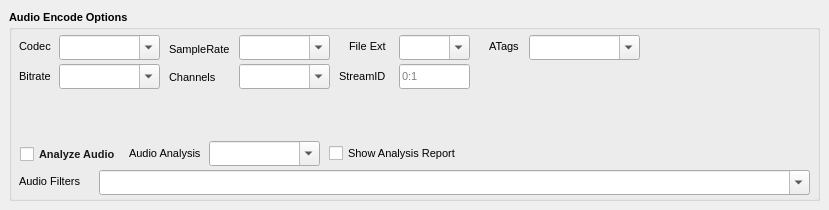
      <widget class="QWidget" name="tabAudio">
       <attribute name="title">
        <string>Audio</string>
       </attribute>
       <widget class="QGroupBox" name="groupAudioOptions">
        <property name="geometry">
         <rect>
          <x>9</x>
          <y>10</y>
          <width>811</width>
          <height>191</height>
         </rect>
        </property>
        <property name="font">
         <font>
          <pointsize>8</pointsize>
          <italic>false</italic>
          <bold>true</bold>
         </font>
        </property>
        <property name="toolTip">
         <string>If applicable, all blank fields will follow the input source.</string>
        </property>
        <property name="title">
         <string>Audio Encode Options</string>
        </property>
        <widget class="QComboBox" name="AudioCodec">
         <property name="enabled">
          <bool>true</bool>
         </property>
         <property name="geometry">
          <rect>
           <x>50</x>
           <y>25</y>
           <width>101</width>
           <height>25</height>
          </rect>
         </property>
         <property name="font">
          <font>
           <pointsize>8</pointsize>
           <italic>false</italic>
           <bold>false</bold>
          </font>
         </property>
         <property name="toolTip">
          <string>Audio Codec: Adds the flag -c:a to the command line.
If you need a codec not listed, simply type it in.
Choosing 'copy' locks most audio options (bitrate, sample rate, channels, filters, etc).
</string>
         </property>
         <property name="editable">
          <bool>true</bool>
         </property>
         <property name="currentIndex">
          <number>0</number>
         </property>
         <property name="placeholderText">
          <string/>
         </property>
         <item>
          <property name="text">
           <string/>
          </property>
         </item>
         <item>
          <property name="text">
           <string>copy</string>
          </property>
         </item>
         <item>
          <property name="text">
           <string>aac</string>
          </property>
         </item>
         <item>
          <property name="text">
           <string>ac3</string>
          </property>
         </item>
         <item>
          <property name="text">
           <string>ac3_fixed</string>
          </property>
         </item>
         <item>
          <property name="text">
           <string>ape</string>
          </property>
         </item>
         <item>
          <property name="text">
           <string>dts</string>
          </property>
         </item>
         <item>
          <property name="text">
           <string>flac</string>
          </property>
         </item>
         <item>
          <property name="text">
           <string>libopus</string>
          </property>
         </item>
         <item>
          <property name="text">
           <string>libvorbis</string>
          </property>
         </item>
         <item>
          <property name="text">
           <string>mp2</string>
          </property>
         </item>
         <item>
          <property name="text">
           <string>mp3</string>
          </property>
         </item>
         <item>
          <property name="text">
           <string>pcm_s16le</string>
          </property>
         </item>
         <item>
          <property name="text">
           <string>pcm_s24le</string>
          </property>
         </item>
         <item>
          <property name="text">
           <string>pcm_s32le</string>
          </property>
         </item>
        </widget>
        <widget class="QLabel" name="l_AudioCodec">
         <property name="geometry">
          <rect>
           <x>10</x>
           <y>28</y>
           <width>41</width>
           <height>17</height>
          </rect>
         </property>
         <property name="font">
          <font>
           <pointsize>8</pointsize>
           <italic>false</italic>
           <bold>false</bold>
          </font>
         </property>
         <property name="text">
          <string>Codec</string>
         </property>
        </widget>
        <widget class="QLabel" name="l_AudioBitrate">
         <property name="geometry">
          <rect>
           <x>10</x>
           <y>58</y>
           <width>41</width>
           <height>17</height>
          </rect>
         </property>
         <property name="font">
          <font>
           <pointsize>8</pointsize>
           <italic>false</italic>
           <bold>false</bold>
          </font>
         </property>
         <property name="text">
          <string>Bitrate</string>
         </property>
        </widget>
        <widget class="QComboBox" name="AudioBitrate">
         <property name="enabled">
          <bool>true</bool>
         </property>
         <property name="geometry">
          <rect>
           <x>50</x>
           <y>54</y>
           <width>101</width>
           <height>25</height>
          </rect>
         </property>
         <property name="font">
          <font>
           <pointsize>8</pointsize>
           <italic>false</italic>
           <bold>false</bold>
          </font>
         </property>
         <property name="toolTip">
          <string>Audio Bitrate: Adds the flag -b:a to the command line.
Commonly used for lossy audio formats.
ie. aac, mp3, ogg, etc</string>
         </property>
         <property name="editable">
          <bool>true</bool>
         </property>
         <property name="currentIndex">
          <number>0</number>
         </property>
         <property name="placeholderText">
          <string/>
         </property>
         <item>
          <property name="text">
           <string/>
          </property>
         </item>
         <item>
          <property name="text">
           <string>13k</string>
          </property>
         </item>
         <item>
          <property name="text">
           <string>16k</string>
          </property>
         </item>
         <item>
          <property name="text">
           <string>32k</string>
          </property>
         </item>
         <item>
          <property name="text">
           <string>64k</string>
          </property>
         </item>
         <item>
          <property name="text">
           <string>80k</string>
          </property>
         </item>
         <item>
          <property name="text">
           <string>96k</string>
          </property>
         </item>
         <item>
          <property name="text">
           <string>112k</string>
          </property>
         </item>
         <item>
          <property name="text">
           <string>128k</string>
          </property>
         </item>
         <item>
          <property name="text">
           <string>160k</string>
          </property>
         </item>
         <item>
          <property name="text">
           <string>192k</string>
          </property>
         </item>
         <item>
          <property name="text">
           <string>224k</string>
          </property>
         </item>
         <item>
          <property name="text">
           <string>256k</string>
          </property>
         </item>
         <item>
          <property name="text">
           <string>320k</string>
          </property>
         </item>
         <item>
          <property name="text">
           <string>448k</string>
          </property>
         </item>
        </widget>
        <widget class="QLabel" name="l_AudioSampleRate">
         <property name="geometry">
          <rect>
           <x>160</x>
           <y>29</y>
           <width>61</width>
           <height>20</height>
          </rect>
         </property>
         <property name="font">
          <font>
           <pointsize>8</pointsize>
           <italic>false</italic>
           <bold>false</bold>
          </font>
         </property>
         <property name="text">
          <string>SampleRate</string>
         </property>
        </widget>
        <widget class="QComboBox" name="AudioSampleRate">
         <property name="enabled">
          <bool>true</bool>
         </property>
         <property name="geometry">
          <rect>
           <x>230</x>
           <y>25</y>
           <width>91</width>
           <height>25</height>
          </rect>
         </property>
         <property name="font">
          <font>
           <pointsize>8</pointsize>
           <italic>false</italic>
           <bold>false</bold>
          </font>
         </property>
         <property name="toolTip">
          <string>Audio Samplerate:Adds the flag -ar to the command line</string>
         </property>
         <property name="editable">
          <bool>true</bool>
         </property>
         <property name="currentIndex">
          <number>0</number>
         </property>
         <property name="placeholderText">
          <string/>
         </property>
         <item>
          <property name="text">
           <string/>
          </property>
         </item>
         <item>
          <property name="text">
           <string>8000</string>
          </property>
         </item>
         <item>
          <property name="text">
           <string>11025</string>
          </property>
         </item>
         <item>
          <property name="text">
           <string>22050</string>
          </property>
         </item>
         <item>
          <property name="text">
           <string>32000</string>
          </property>
         </item>
         <item>
          <property name="text">
           <string>44100</string>
          </property>
         </item>
         <item>
          <property name="text">
           <string>48000</string>
          </property>
         </item>
         <item>
          <property name="text">
           <string>88200</string>
          </property>
         </item>
         <item>
          <property name="text">
           <string>96000</string>
          </property>
         </item>
         <item>
          <property name="text">
           <string>176400</string>
          </property>
         </item>
         <item>
          <property name="text">
           <string>192000</string>
          </property>
         </item>
         <item>
          <property name="text">
           <string>352800</string>
          </property>
         </item>
         <item>
          <property name="text">
           <string>384000</string>
          </property>
         </item>
        </widget>
        <widget class="QLabel" name="l_AudioExtension">
         <property name="geometry">
          <rect>
           <x>340</x>
           <y>28</y>
           <width>62</width>
           <height>17</height>
          </rect>
         </property>
         <property name="font">
          <font>
           <pointsize>8</pointsize>
           <italic>false</italic>
           <bold>false</bold>
          </font>
         </property>
         <property name="text">
          <string>File Ext</string>
         </property>
        </widget>
        <widget class="QComboBox" name="AudioExtension">
         <property name="enabled">
          <bool>true</bool>
         </property>
         <property name="geometry">
          <rect>
           <x>390</x>
           <y>25</y>
           <width>71</width>
           <height>25</height>
          </rect>
         </property>
         <property name="font">
          <font>
           <pointsize>8</pointsize>
           <italic>false</italic>
           <bold>false</bold>
          </font>
         </property>
         <property name="toolTip">
          <string>Audio File Extension: This is mutually exclusive with
Video Muxer. You CANNOT use both. It will not work.
This flag is for audio only factories. 
Do NOT use with video streams.</string>
         </property>
         <property name="editable">
          <bool>true</bool>
         </property>
         <property name="currentIndex">
          <number>0</number>
         </property>
         <property name="placeholderText">
          <string/>
         </property>
         <item>
          <property name="text">
           <string/>
          </property>
         </item>
         <item>
          <property name="text">
           <string>.aac</string>
          </property>
         </item>
         <item>
          <property name="text">
           <string>.ac3</string>
          </property>
         </item>
         <item>
          <property name="text">
           <string>.ape</string>
          </property>
         </item>
         <item>
          <property name="text">
           <string>.dts</string>
          </property>
         </item>
         <item>
          <property name="text">
           <string>.flac</string>
          </property>
         </item>
         <item>
          <property name="text">
           <string>.mp2</string>
          </property>
         </item>
         <item>
          <property name="text">
           <string>.mp3</string>
          </property>
         </item>
         <item>
          <property name="text">
           <string>.m4a</string>
          </property>
         </item>
         <item>
          <property name="text">
           <string>.ogg</string>
          </property>
         </item>
         <item>
          <property name="text">
           <string>.wav</string>
          </property>
         </item>
        </widget>
        <widget class="QComboBox" name="AudioChannels">
         <property name="enabled">
          <bool>true</bool>
         </property>
         <property name="geometry">
          <rect>
           <x>230</x>
           <y>54</y>
           <width>91</width>
           <height>25</height>
          </rect>
         </property>
         <property name="font">
          <font>
           <pointsize>8</pointsize>
           <italic>false</italic>
           <bold>false</bold>
          </font>
         </property>
         <property name="toolTip">
          <string>Audio Channels:Adds the flag -ac to the command line</string>
         </property>
         <property name="editable">
          <bool>true</bool>
         </property>
         <property name="currentIndex">
          <number>0</number>
         </property>
         <property name="placeholderText">
          <string/>
         </property>
         <item>
          <property name="text">
           <string/>
          </property>
         </item>
         <item>
          <property name="text">
           <string>1</string>
          </property>
         </item>
         <item>
          <property name="text">
           <string>2</string>
          </property>
         </item>
         <item>
          <property name="text">
           <string>3</string>
          </property>
         </item>
         <item>
          <property name="text">
           <string>6</string>
          </property>
         </item>
         <item>
          <property name="text">
           <string>8</string>
          </property>
         </item>
         <item>
          <property name="text">
           <string>10</string>
          </property>
         </item>
        </widget>
        <widget class="QLabel" name="l_AudioChannels">
         <property name="geometry">
          <rect>
           <x>160</x>
           <y>57</y>
           <width>51</width>
           <height>20</height>
          </rect>
         </property>
         <property name="font">
          <font>
           <pointsize>8</pointsize>
           <italic>false</italic>
           <bold>false</bold>
          </font>
         </property>
         <property name="text">
          <string>Channels</string>
         </property>
        </widget>
        <widget class="QLineEdit" name="AudioStreamID">
         <property name="geometry">
          <rect>
           <x>390</x>
           <y>54</y>
           <width>71</width>
           <height>25</height>
          </rect>
         </property>
         <property name="font">
          <font>
           <pointsize>8</pointsize>
           <italic>false</italic>
           <bold>false</bold>
          </font>
         </property>
         <property name="toolTip">
          <string>StreamID: Adds the flag -stringid:a to the command line</string>
         </property>
         <property name="placeholderText">
          <string>0:1</string>
         </property>
        </widget>
        <widget class="QLabel" name="l_AudioStreamID">
         <property name="geometry">
          <rect>
           <x>330</x>
           <y>58</y>
           <width>51</width>
           <height>17</height>
          </rect>
         </property>
         <property name="font">
          <font>
           <pointsize>8</pointsize>
           <italic>false</italic>
           <bold>false</bold>
          </font>
         </property>
         <property name="text">
          <string>StreamID</string>
         </property>
        </widget>
        <widget class="QLabel" name="l_audioFiltersCombo">
         <property name="geometry">
          <rect>
           <x>10</x>
           <y>163</y>
           <width>62</width>
           <height>17</height>
          </rect>
         </property>
         <property name="font">
          <font>
           <pointsize>8</pointsize>
           <italic>false</italic>
           <bold>false</bold>
          </font>
         </property>
         <property name="text">
          <string>Audio Filters</string>
         </property>
        </widget>
        <widget class="QComboBox" name="audioFiltersCombo">
         <property name="enabled">
          <bool>true</bool>
         </property>
         <property name="geometry">
          <rect>
           <x>90</x>
           <y>160</y>
           <width>711</width>
           <height>25</height>
          </rect>
         </property>
         <property name="font">
          <font>
           <family>Sans Serif</family>
           <pointsize>8</pointsize>
           <italic>false</italic>
           <bold>false</bold>
          </font>
         </property>
         <property name="toolTip">
          <string>Audio Filters: (-af)
Multiple filters can be chained with commas
(e.g., aresample=48000,volume=2.0).
Hover to see full content. Also see FFmpeg help.</string>
         </property>
         <property name="editable">
          <bool>true</bool>
         </property>
         <property name="currentIndex">
          <number>0</number>
         </property>
         <property name="placeholderText">
          <string/>
         </property>
         <item>
          <property name="text">
           <string/>
          </property>
         </item>
         <item>
          <property name="text">
           <string>amix=</string>
          </property>
         </item>
         <item>
          <property name="text">
           <string>loudnorm=</string>
          </property>
         </item>
         <item>
          <property name="text">
           <string>dynaudnorm=</string>
          </property>
         </item>
         <item>
          <property name="text">
           <string>compand=</string>
          </property>
         </item>
         <item>
          <property name="text">
           <string>equalizer=</string>
          </property>
         </item>
         <item>
          <property name="text">
           <string>highpass=</string>
          </property>
         </item>
         <item>
          <property name="text">
           <string>lowpass=</string>
          </property>
         </item>
         <item>
          <property name="text">
           <string>bass=</string>
          </property>
         </item>
         <item>
          <property name="text">
           <string>treble=</string>
          </property>
         </item>
         <item>
          <property name="text">
           <string>pan=</string>
          </property>
         </item>
         <item>
          <property name="text">
           <string>silenceremove=</string>
          </property>
         </item>
         <item>
          <property name="text">
           <string>volume=</string>
          </property>
         </item>
         <item>
          <property name="text">
           <string>aresample=</string>
          </property>
         </item>
         <item>
          <property name="text">
           <string/>
          </property>
         </item>
         <item>
          <property name="text">
           <string>--PRESETS--</string>
          </property>
         </item>
         <item>
          <property name="text">
           <string>loudnorm=I=-16:TP=-1.5:LRA=11</string>
          </property>
         </item>
         <item>
          <property name="text">
           <string>loudnorm=I=-24:TP=-1.5:LRA=11</string>
          </property>
         </item>
         <item>
          <property name="text">
           <string>amix=inputs=2</string>
          </property>
         </item>
         <item>
          <property name="text">
           <string>volume=1.5</string>
          </property>
         </item>
         <item>
          <property name="text">
           <string>equalizer=f=1000:t=q:w=1:g=3</string>
          </property>
         </item>
         <item>
          <property name="text">
           <string>highpass=f=100</string>
          </property>
         </item>
         <item>
          <property name="text">
           <string>lowpass=f=10000</string>
          </property>
         </item>
         <item>
          <property name="text">
           <string>bass=g=5</string>
          </property>
         </item>
         <item>
          <property name="text">
           <string>treble=g=5</string>
          </property>
         </item>
         <item>
          <property name="text">
           <string>aresample=dither_method=triangler</string>
          </property>
         </item>
         <item>
          <property name="text">
           <string>aresample=dither_method=triangler_hp</string>
          </property>
         </item>
        </widget>
        <widget class="QLabel" name="l_AudioAnalysisType">
         <property name="enabled">
          <bool>true</bool>
         </property>
         <property name="geometry">
          <rect>
           <x>120</x>
           <y>135</y>
           <width>81</width>
           <height>17</height>
          </rect>
         </property>
         <property name="font">
          <font>
           <pointsize>8</pointsize>
           <italic>false</italic>
           <bold>false</bold>
          </font>
         </property>
         <property name="text">
          <string>Audio Analysis</string>
         </property>
        </widget>
        <widget class="QComboBox" name="AudioAnalysisType">
         <property name="enabled">
          <bool>true</bool>
         </property>
         <property name="geometry">
          <rect>
           <x>200</x>
           <y>131</y>
           <width>111</width>
           <height>25</height>
          </rect>
         </property>
         <property name="font">
          <font>
           <pointsize>8</pointsize>
           <italic>false</italic>
           <bold>false</bold>
          </font>
         </property>
         <property name="toolTip">
          <string>Only supports loudnorm for now.
You must enable Analyze Audio to enable this.
More may be added later</string>
         </property>
         <property name="editable">
          <bool>true</bool>
         </property>
         <property name="currentIndex">
          <number>0</number>
         </property>
         <property name="placeholderText">
          <string/>
         </property>
         <item>
          <property name="text">
           <string/>
          </property>
         </item>
         <item>
          <property name="text">
           <string>loudnorm</string>
          </property>
         </item>
         <item>
          <property name="text">
           <string>volumedetect</string>
          </property>
         </item>
        </widget>
        <widget class="QCheckBox" name="checkShowAudioAnalysisReport">
         <property name="geometry">
          <rect>
           <x>320</x>
           <y>133</y>
           <width>131</width>
           <height>20</height>
          </rect>
         </property>
         <property name="font">
          <font>
           <pointsize>8</pointsize>
           <italic>false</italic>
           <bold>false</bold>
          </font>
         </property>
         <property name="toolTip">
          <string>This will show you the results of the analysis.
Analysis Only: Media file will not be rendered when checked.</string>
         </property>
         <property name="text">
          <string>Show Analysis Report</string>
         </property>
        </widget>
        <widget class="QCheckBox" name="checkAnalyzeAudio">
         <property name="enabled">
          <bool>true</bool>
         </property>
         <property name="geometry">
          <rect>
           <x>11</x>
           <y>134</y>
           <width>101</width>
           <height>20</height>
          </rect>
         </property>
         <property name="palette">
          <palette>
           <active>
            <colorrole role="WindowText">
             <brush brushstyle="SolidPattern">
              <color alpha="255">
               <red>26</red>
               <green>26</green>
               <blue>26</blue>
              </color>
             </brush>
            </colorrole>
            <colorrole role="Text">
             <brush brushstyle="SolidPattern">
              <color alpha="255">
               <red>26</red>
               <green>26</green>
               <blue>26</blue>
              </color>
             </brush>
            </colorrole>
           </active>
           <inactive>
            <colorrole role="WindowText">
             <brush brushstyle="SolidPattern">
              <color alpha="255">
               <red>26</red>
               <green>26</green>
               <blue>26</blue>
              </color>
             </brush>
            </colorrole>
            <colorrole role="Text">
             <brush brushstyle="SolidPattern">
              <color alpha="255">
               <red>26</red>
               <green>26</green>
               <blue>26</blue>
              </color>
             </brush>
            </colorrole>
           </inactive>
           <disabled>
            <colorrole role="WindowText">
             <brush brushstyle="SolidPattern">
              <color alpha="255">
               <red>13</red>
               <green>13</green>
               <blue>13</blue>
              </color>
             </brush>
            </colorrole>
            <colorrole role="Text">
             <brush brushstyle="SolidPattern">
              <color alpha="255">
               <red>13</red>
               <green>13</green>
               <blue>13</blue>
              </color>
             </brush>
            </colorrole>
           </disabled>
          </palette>
         </property>
         <property name="font">
          <font>
           <pointsize>8</pointsize>
           <italic>false</italic>
           <bold>true</bold>
          </font>
         </property>
         <property name="toolTip">
          <string>This will create a pass to analyze the audio of the input file.
It will use this temporary file in order to make
adjustments to parameters such as loudnorm, TP and LRA.</string>
         </property>
         <property name="text">
          <string>Analyze Audio</string>
         </property>
        </widget>
        <widget class="QLabel" name="l_AudioTags">
         <property name="enabled">
          <bool>true</bool>
         </property>
         <property name="geometry">
          <rect>
           <x>480</x>
           <y>28</y>
           <width>41</width>
           <height>17</height>
          </rect>
         </property>
         <property name="font">
          <font>
           <pointsize>8</pointsize>
           <italic>false</italic>
           <bold>false</bold>
          </font>
         </property>
         <property name="toolTip">
          <string>Add Specific audio tags. Adds -tag:a to command line.</string>
         </property>
         <property name="text">
          <string>ATags</string>
         </property>
        </widget>
        <widget class="QComboBox" name="AudioTags">
         <property name="enabled">
          <bool>true</bool>
         </property>
         <property name="geometry">
          <rect>
           <x>520</x>
           <y>25</y>
           <width>111</width>
           <height>25</height>
          </rect>
         </property>
         <property name="font">
          <font>
           <pointsize>8</pointsize>
           <italic>false</italic>
           <bold>false</bold>
          </font>
         </property>
         <property name="acceptDrops">
          <bool>false</bool>
         </property>
         <property name="toolTip">
          <string>Add Specific audio tags. Adds -tag:a to command line.

AAC         mp4a        Standard MP4 AAC
MP3         .mp3/mp3    Depends on container
PCM S16LE   sowt        QuickTime PCM
PCM BE      twos        Old Mac PCM
ALAC        alac        Apple Lossless
AC3         ac-3        Dolby Digital
E-AC3       ec-3        Dolby Digital Plus
Opus        Opus        Mostly Matroska/WebM
FLAC        fLaC        FLAC-in-MOV/MP4 sometimes
DTS         dtsc        DTS core</string>
         </property>
         <property name="editable">
          <bool>true</bool>
         </property>
         <property name="currentIndex">
          <number>0</number>
         </property>
         <property name="placeholderText">
          <string/>
         </property>
         <item>
          <property name="text">
           <string/>
          </property>
         </item>
         <item>
          <property name="text">
           <string>mp4a</string>
          </property>
         </item>
         <item>
          <property name="text">
           <string>mp3</string>
          </property>
         </item>
         <item>
          <property name="text">
           <string>.mp3</string>
          </property>
         </item>
         <item>
          <property name="text">
           <string>sowt</string>
          </property>
         </item>
         <item>
          <property name="text">
           <string>twos</string>
          </property>
         </item>
         <item>
          <property name="text">
           <string>alac</string>
          </property>
         </item>
         <item>
          <property name="text">
           <string>ac-3</string>
          </property>
         </item>
         <item>
          <property name="text">
           <string>ec-3</string>
          </property>
         </item>
         <item>
          <property name="text">
           <string>Opus</string>
          </property>
         </item>
         <item>
          <property name="text">
           <string>fLaC</string>
          </property>
         </item>
         <item>
          <property name="text">
           <string>dtsc</string>
          </property>
         </item>
        </widget>
       </widget>
      </widget>
